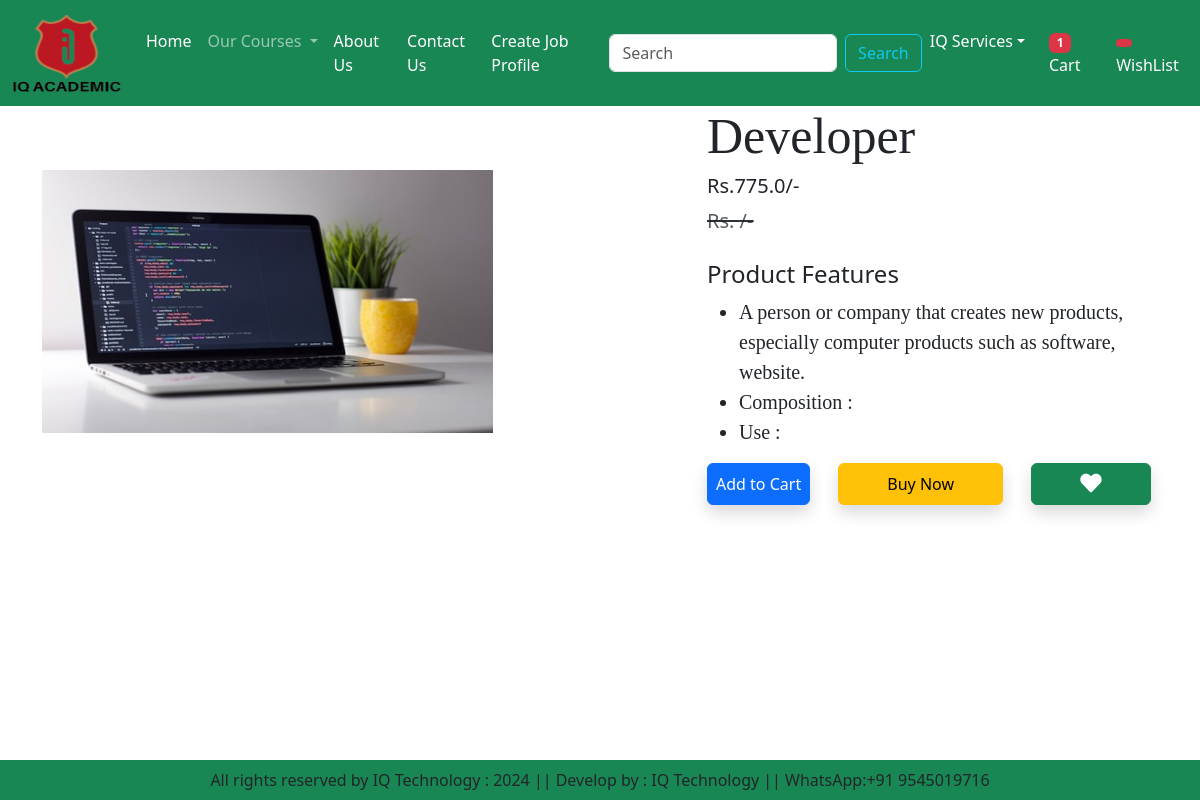
The page /product-detail/2 (signed in) on the database its author committed.
### app/models.py (models this page shows, shortened)
class Product(models.Model):
    objects = None
    title = models.CharField(max_length=60, default='')
    selling_price = models.FloatField()
    discount_price = models.FloatField()
    description = models.TextField()
    category = models.CharField(choices=CATEGORY_CHOICE, max_length=2)
    product_image = models.ImageField(upload_to='product')

### app/views.py (the view)
# urls.py: path("product-detail/<int:pk>", views.ProductDetail.as_view(), name="product-detail"),
class ProductDetail(View):
    def get(self, request, pk):
        product = Product.objects.get(pk=pk)
        wishlist = Wishlist.objects.filter(Q(product=product) & Q(user=request.user))
        totalitem = 0
        if request.user.is_authenticated:
            totalitem = len(Cart.objects.filter(user=request.user))
        return render(request, 'app/productdetail.html', locals())

### app/templates/app/productdetail.html (shortened to what this page needs)
{% extends 'app/base.html' %}
{% load static %}
{% block main-content %}
    <div class="container">
        <div class="row flex justify-content-between">
            <div class="img2 col-lg-5 mt-5">
                <img src="{{product.product_image.url}}" class="image col=xs-6
                col-sm-12 col-lg-12 mt-3 text-sm-center w-100 h-75" alt="">
            </div>
            <div class="productdetail col-lg-5">
                <h1 style="font-family: Georgia,serif; font-size: 50px">{{product.title}}</h1>
                <h5>Rs.{{product.discount_price}}/-</h5>
                <small class="text-decoration-line-through text-muted fs-5">
                    <del>Rs. {{product.selling_proces}}/- </del>
                </small>
                <br><br><h4>Product Features</h4>
                <ul class="fs-5" style="font-family: Rajdhani,serif;">
                    <li>{{product.description}}</li>
                    <li>Composition : {{product.composition}} </li>
                    <li>Use : {{product.prodapp}}</li>
                </ul>
                    <form action="/add-to-cart" class="d-inline">
                        <button type="submit" class="btn btn-primary shadow px-2 py-2">Add to Cart</button>
                    </form>
                        <a href="{% url 'showcart' %}" class="btn btn-warning shadow px-5 py-2 ms-4">Buy Now</a>
                        {% if wishlist %}
                            <a pid={{product.id}} class="minus-wishlist btn btn-danger shadow px-5 py-2 ms-4">
                                <i class="fas fa-heart fa-lg"></i></a>
                        {% else %}
                            <a pid={{product.id}} class="plus-wishlist btn btn-success shadow px-5 py-2 ms-4">
                                <i class="fas fa-heart fa-lg"></i></a>
                        {% endif %}
            </div>
       </div>
    </div>
{% endblock main-content %}

### rows shown on the page
Product: product_image (picture), title "Developer", discount_price "775.0", description "A person or company that creates new products, especially computer products such as software, website."

### other values the page prints
{{ totalitem }} "1"
